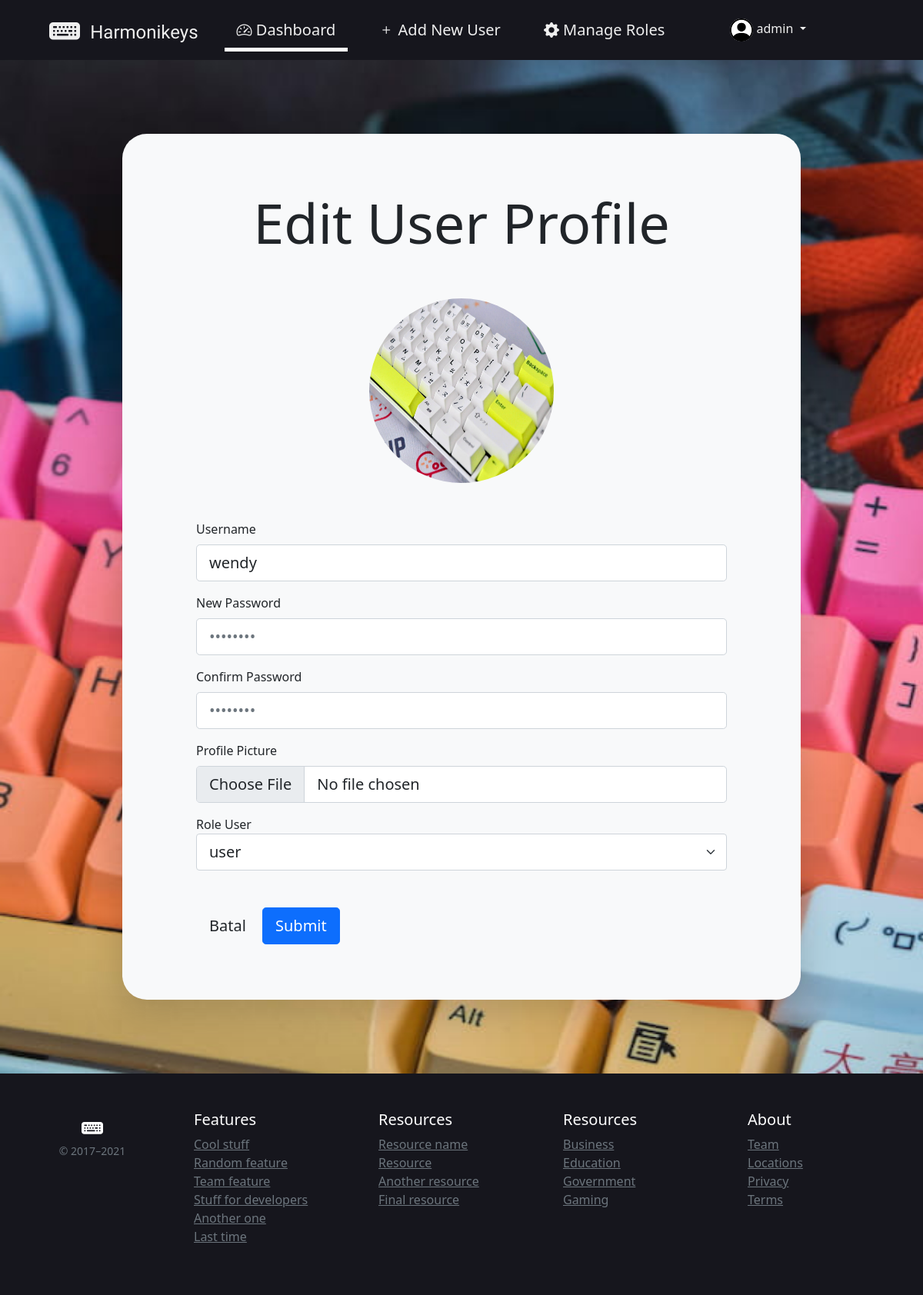
The app's page /public/pages/admin/edit-user.php?id=2 (signed in) with its own data.
### tables this page shows
CREATE TABLE `tb_users` (
  `id` int(11) NOT NULL,
  `username` varchar(100) NOT NULL,
  `userpass` varchar(255) NOT NULL,
  `userimg` varchar(100) DEFAULT 'default_user_img.png',
  `userrole` varchar(50) NOT NULL DEFAULT 'user'
);

### helpers/functions.php (called while the page is built, shortened)
<?php
$conn = new mysqli(DB_HOST, DB_USER, DB_PASS, DB_NAME);
function query($query) {
  global $conn;
  $result = $conn->query($query);
  $rows = [];
  while ($row = mysqli_fetch_assoc($result)){
    $rows[] = $row;
  }
  return $rows;
}
?>

### helpers/auth.php (called while the page is built, shortened)
<?php
function userAuth() {
  if (isset($_SESSION["id"])) {
    $sessionData = query("SELECT * FROM tb_users WHERE id = '". $_SESSION["id"]."'")[0];
    return $sessionData;
  }
}
function adminAuth() {
  return userAuth();
}
?>

### public/pages/admin/edit-user.php (the view, shortened to what this page needs)
<?php
$admin = adminAuth();
$id = $_GET['id'];
$row = query("SELECT * FROM tb_users WHERE id=$id")[0];
?>
<?php require_once 'components/layout-top.php' ?>
  <main class="min-vh-100 container d-flex flex-column justify-content-center align-items-center my-5">
    <div class="row w-75 d-flex flex-column align-items-center text-center shadow-lg bg-light py-5 px-5 m-5"
      style="border-radius: 2rem;">
      <div class="mt-4 mb-5">
        <h1 class="display-2">Edit User Profile</h1>
      </div>
      <div class="mb-5 d-flex align-items-center justify-content-center">
        <img src="<?= PUBLIC_DIR ?>/img/<?= $row["userimg"] ?>" class="rounded-circle" style="height: 15rem; width: 15rem;">
      </div>
      <form action="" method="post" enctype="multipart/form-data" class="text-start align-self-center w-100 px-lg-5">
        <div class="mb-3">
          <label for="formName" class="form-label">Username</label>
          <input type="text" class="form-control form-control-lg" id="formName" name="username" placeholder="Example"
            value="<?= $row["username"] ?>" required>
        </div>
        <div class="mb-3">
          <label for="formPassword" class="form-label">New Password</label>
          <input type="password" class="form-control form-control-lg" id="formPassword" name="userpass"
            placeholder="••••••••">
        </div>
        <div class="mb-3">
          <label for="formPassword2" class="form-label">Confirm Password</label>
          <input type="password" class="form-control form-control-lg" id="formPassword2" name="userpass_confirm"
            placeholder="••••••••">
        </div>
        <div class="mb-3">
          <label for="formFile" class="form-label">Profile Picture</label>
          <input class="form-control form-control-lg" type="file" id="formFile" name="userimg">
        </div>
        <div class="mb-5">
          <label for="userrole">Role User</label>
          <select class="form-select form-select-lg" name="userrole" id="userrole">
            <?php $roles = query("SELECT * FROM tb_roles");
            foreach($roles as $role) : ?>
            <?php if(!($row["userrole"] === $role["rolename"])) {
              $check = "";
            } else {
              $check = "selected";
            }
            ?>
            <option value="<?= $role["rolename"] ?>" <?= $check ?>>
              <?= $role["rolename"] ?>
            </option>
            <?php endforeach; ?>
          </select>
        </div>
        <div class="mt-5 mb-4">
          <a href="index.php" class="btn btn-lg btn-default">Batal</a>
          <button type="submit" name="submit" class="btn btn-lg btn-primary">Submit</button>
        </div>
      </form>
    </div>
  </main>
<?php require_once 'components/layout-bottom.php' ?>

### public/pages/admin/components/navbar-dashboard.php (shortened to what this page needs)
<div class="site-header sticky-top px-5 bg-eigengrau text-white">
    <div class="navbar navbar-expand-lg p-1">
      <div class="container d-flex flex-column flex-md-row">
        <div class="row w-100">
          <a href="<?= PUBLIC_DIR ?>/pages/index.php" class="navbar-brand d-none d-lg-inline-block col-2">
            <i class="bi bi-keyboard-fill fs-1 d-inline-block"></i>
            <span class="d-inline-block fs-4 p-0 ps-2 position-relative"
              style="top: -4px;  font-family: 'Yellowtail', cursive;">Harmonikeys</span>
          </a>
          <nav class="collapse navbar-collapse justify-content-lg-center col-7 ps-3" id="navbar">
            <ul class="navbar-nav mb-2 mb-sm-0" id="menu">
              <li class="nav-item me-lg-4 active">
                <a class="nav-link fs-5" aria-current="page" href="<?= PUBLIC_DIR ?>/pages/admin/index.php">
                  <i class="bi bi-speedometer2"></i>
                  <span>Dashboard</span>
                </a>
              </li>
              <li class="nav-item me-lg-4">
                <a class="nav-link fs-5" href="<?= PUBLIC_DIR ?>/pages/admin/add-user.php">
                  <i class="bi bi-plus"></i>
                  <span>Add New User</span>
                </a>
              </li>
              <li class="nav-item me-lg-4">
                <a class="nav-link fs-5" href="<?= PUBLIC_DIR ?>/pages/admin/roles.php">
                  <i class="bi bi-gear-fill"></i>
                  <span>Manage Roles</span>
                </a>
              </li>
          </ul>
        </nav>
        <div class="dropdown d-none d-lg-inline-block col-2 mt-3 p-1">
          <?php if( !(isset($_SESSION["login"])) ) : ?>
          <div class="nav-item">
            <a href="login.php" class="text-decoration-none fs-5">Login</a>
          </div>
          <?php else : ?>
          <div class="d-none d-lg-block nav-item dropdown">
            <a class="dropdown-toggle text-decoration-none" href="#" id="dropdown4" data-bs-toggle="dropdown" aria-expanded="false">
              <img src="<?= PUBLIC_DIR ?>/img/<?= $admin['userimg'] ?>" class="rounded-pill" width="30" height="30" alt="User Profile Image">
              <span><?= $admin['username'] ?></span>
            </a>
          </div>
          <?php endif; ?>
        </div>
        </div>
      </div>
    </div>
  </div>

### public/css/style.css (style rules this page uses)
body { scroll-behavior: smooth; }
.container { max-width: 1280px; }
.site-header a { color: #efefef; transition: color .15s ease-in-out; }
ul#menu { list-style: none; }
ul#menu li { display: inline-block; padding: .3em .5em; position: relative; overflow: hidden; }
ul#menu li a { text-decoration: none; }
@media only screen and (min-width: 991px) { ul#menu li::before { position: absolute; display: block; content: ''; bottom: 0; left: -100%; width: 100%; height: 5px; transition: 0.4s; background-color: #fff; } }
@media only screen and (min-width: 991px) { ul#menu li.active::before, ul#menu li:hover::before { left: 0%; } }
body, html { height: 100%; overflow-x: hidden; }
.bg-eigengrau { background-color: #16161d; }

### public/pages/admin/edit-user.php (style rules this page uses)
body { background-image: url("../img/keyboard3.jpg"); background-attachment: fixed; background-position: center; background-repeat: no-repeat; background-size: cover; scroll-behavior: smooth; }

### records on screen
tb_users: userimg (placeholder picture), username "admin"
tb_users: userimg (picture), username "wendy"

### other values on screen
form field userrole "user"
